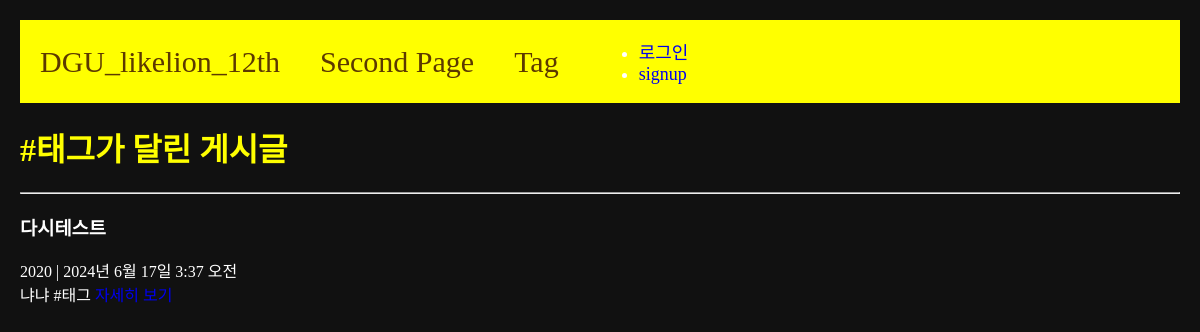
The page /tag-posts/9 on the database as committed earlier.
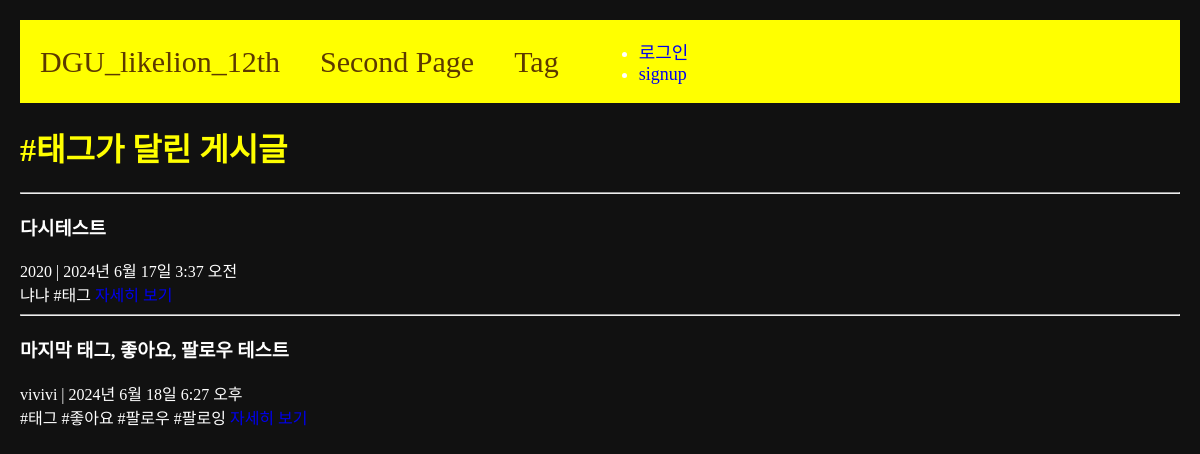
The same page on the database as committed later.
### main/models.py (models this page shows, shortened)
class Tag(models.Model):
    name = models.CharField(max_length=30, null=False, blank=False)
    def __str__(self):
        return self.name

class Post(models.Model):
    title = models.CharField(max_length=50)
    writer = models.ForeignKey(User, null=False, blank=False, on_delete=models.CASCADE)
    body = models.TextField()
    pub_date = models.DateTimeField()
    image = models.ImageField(upload_to="post/", blank=True, null=True)
    weather = models.CharField(max_length=50, blank=True, null=True)
    tags = models.ManyToManyField(Tag, related_name='posts', blank=True)
    like = models.ManyToManyField(User, related_name='likes', blank=True)
    like_count = models.PositiveIntegerField(default=0)
    def summary(self):
        return self.body[:20]

### main/views.py (the view)
# urls.py: path('tag-posts/<int:tag_id>', tag_posts, name="tag-posts"),
def tag_posts(request, tag_id):
    tag = get_object_or_404(Tag, id=tag_id)
    posts = tag.posts.all()
    return render(request, 'main/tag-post.html', {
        'tag' : tag,
        'posts' : posts
    })

### main/templates/main/tag-post.html
{% extends 'base.html' %}
{% load static %}
{% block content %}
<div>
    <h1>#{{tag}}가 달린 게시글</h1>
    <div>
        {% for p in posts %}
        <hr/>
        <h3>{{p.title}}</h3>
        {{p.writer}} | {{p.pub_date}}<br>
        {{p.summary}}
        <a href="{% url 'main:detail' p.id %}">자세히 보기</a>
        <br>
        {% endfor %}
    </div>
</div>
{% endblock %}

### project/templates/base.html (shortened to what this page needs)
<!DOCTYPE html>
{% load static %}
<html lang="ko">
<head>
  <link rel="stylesheet" type="text/css" href="{% static 'css/project.css' %}">
</head>
<body class="body-container">
    {% include 'shared/_navbar.html' %}
    {% block content %}
    {% endblock %}
</body>
</html>

### project/templates/shared/_navbar.html
<nav class="navbar-container">
    <a class="navbar-link" href="{% url 'main:mainpage' %}">DGU_likelion_12th</a>
    <a class="navbar-link" href="{% url 'main:secondpage' %}">Second Page</a>
    <a class="navbar-link" href="{% url 'main:tag-list' %}">Tag</a>
    <div class="nav-right">
        {% if user.is_authenticated %}
        <ul class="nav-link-accounts">
            <li class="nav-link-user">{{request.user.username}}</li>
            <li><a href ="{% url 'accounts:logout' %}">로그아웃</a></li>
            <li><a href="{% url 'users:mypage' request.user.id %}">mypage</a></li>
        </ul>
        {% else %}
        <ul class="nav-link-account">
            <li><a href="{% url 'accounts:login' %}">로그인</a></li>
            <li><a href="{% url 'accounts:signup' %}">signup</a></li>
        </ul>
        {% endif %}
    </div>
</nav>

### project/static/css/project.css (style rules this page uses)
h1 { color: yellow; }

### project/templates/base.html (style rules this page uses)
a { text-decoration: none; }
.body-container { background-color: #111; color: #fff; margin: 20px; }
.navbar-container { display: flex; align-items: center; padding-left: 20px; gap: 40px; background-color: yellow; font-size: 18px; }
.navbar-link { color: #5c3900; font-size: 30px; }

Rows that differ between the two databases and show on the page:
added Post: title "마지막 태그, 좋아요, 팔로우 테스트", writer "vivivi", pub_date "2024년 6월 18일 6:27 오후", summary "#태그 #좋아요 #팔로우 #팔로잉"
